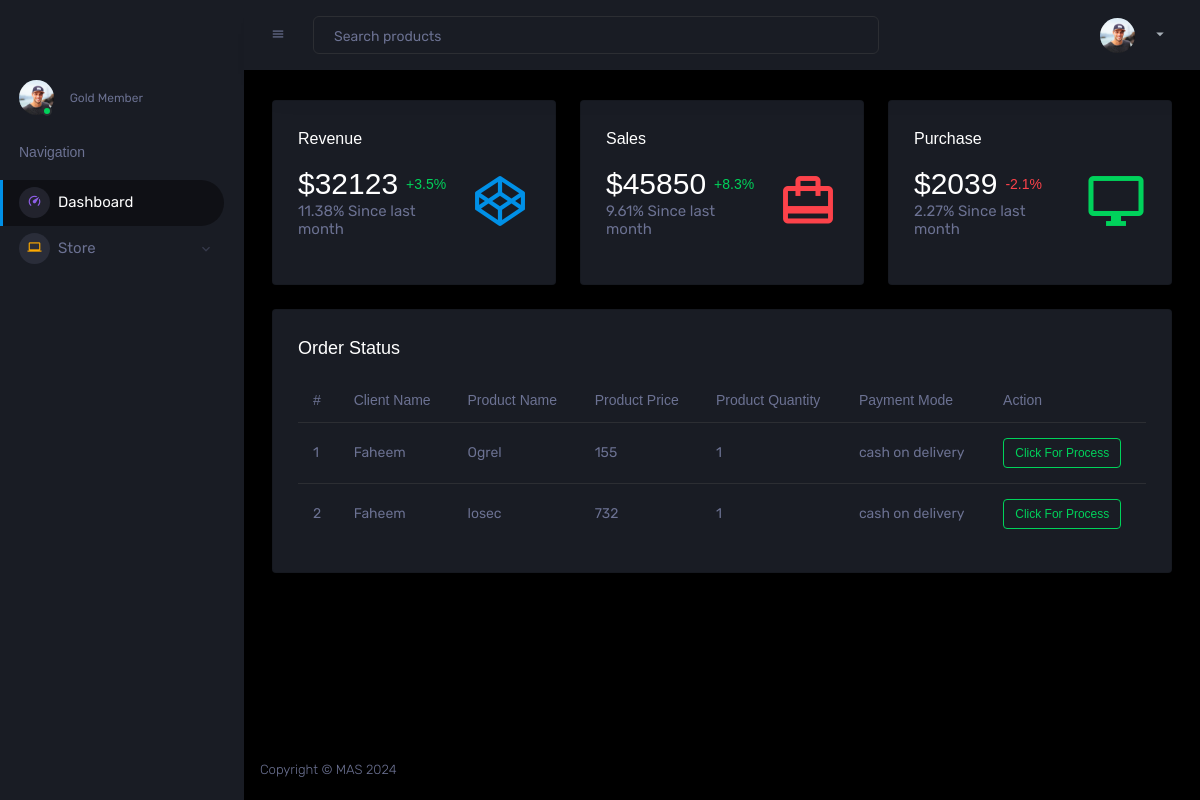
The app's page /AdminPanel/index.php, older data.
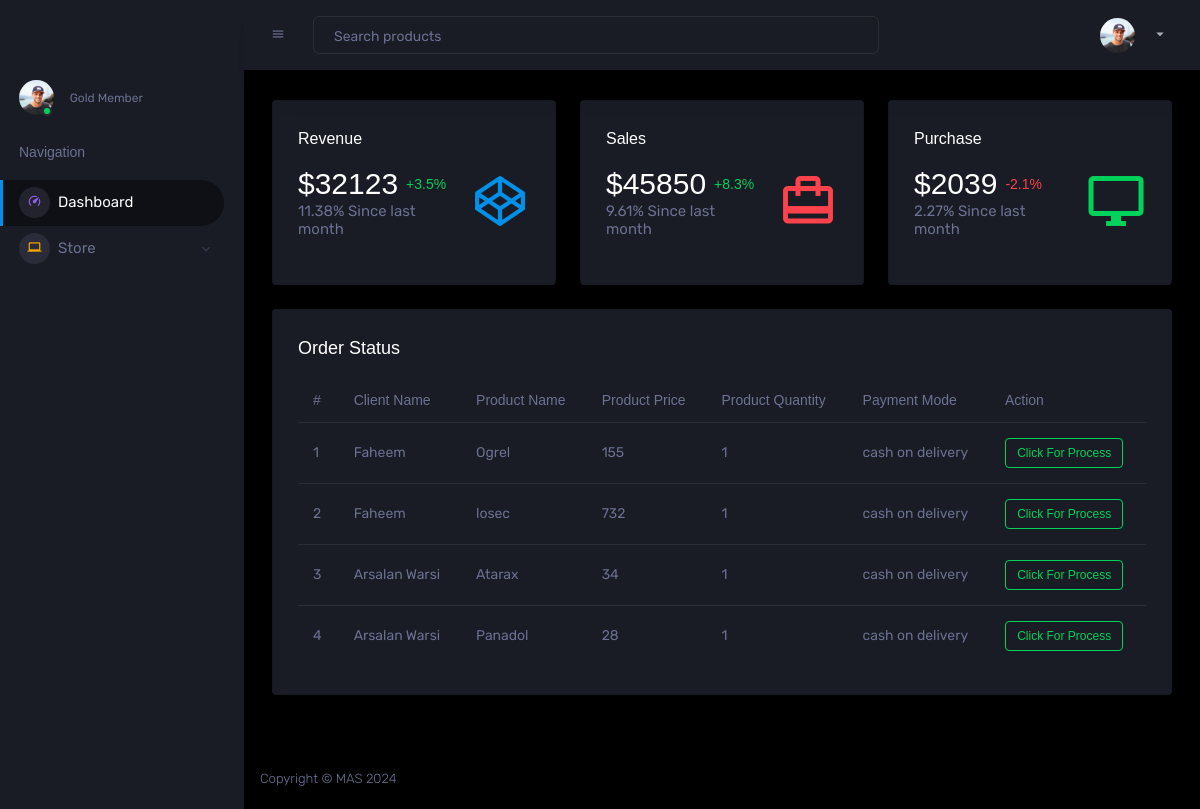
The same page, newer data.
### tables this page shows
CREATE TABLE `orders` (
  `id` int(11) NOT NULL,
  `u_id` int(11) NOT NULL,
  `u_name` varchar(255) NOT NULL,
  `u_country` varchar(255) NOT NULL,
  `u_address` varchar(255) NOT NULL,
  `u_phone` varchar(255) NOT NULL,
  `delivery_status` varchar(255) NOT NULL,
  `p_id` int(11) NOT NULL,
  `p_name` varchar(255) NOT NULL,
  `generic_name` varchar(255) NOT NULL,
  `p_quantity` int(11) NOT NULL,
  `p_price` int(11) NOT NULL,
  `date` timestamp NOT NULL DEFAULT current_timestamp() ON UPDATE current_timestamp(),
  `order_status` varchar(255) NOT NULL DEFAULT 'Pending',
  `p_prescription` varchar(255) NOT NULL
);

### AdminPanel/index.php (the view, shortened to what this page needs)
<!DOCTYPE html>
<html lang="en">
  <head>
    <link rel="stylesheet" href="assets/vendors/mdi/css/materialdesignicons.min.css">
    <link rel="stylesheet" href="assets/vendors/css/vendor.bundle.base.css">
    <link rel="stylesheet" href="assets/vendors/jvectormap/jquery-jvectormap.css">
    <link rel="stylesheet" href="assets/vendors/flag-icon-css/css/flag-icon.min.css">
    <link rel="stylesheet" href="assets/vendors/owl-carousel-2/owl.carousel.min.css">
    <link rel="stylesheet" href="assets/vendors/owl-carousel-2/owl.theme.default.min.css">
    <link rel="stylesheet" href="assets/css/style.css">
  </head>
  <body>
    <div class="container-scroller">
      <?php
      include 'sidebar.php';
  ?>
      <div class="container-fluid page-body-wrapper">
        <?php
          include 'header.php';
        ?>
        <div class="main-panel">
          <div class="content-wrapper">
            <div class="row">
              <div class="col-sm-4 grid-margin">
                <div class="card">
                  <div class="card-body">
                    <h5>Revenue</h5>
                    <div class="row">
                      <div class="col-8 col-sm-12 col-xl-8 my-auto">
                        <div class="d-flex d-sm-block d-md-flex align-items-center">
                          <h2 class="mb-0">$32123</h2>
                          <p class="text-success ml-2 mb-0 font-weight-medium">+3.5%</p>
                        </div>
                        <h6 class="text-muted font-weight-normal">11.38% Since last month</h6>
                      </div>
                      <div class="col-4 col-sm-12 col-xl-4 text-center text-xl-right">
                        <i class="icon-lg mdi mdi-codepen text-primary ml-auto"></i>
                      </div>
                    </div>
                  </div>
                </div>
              </div>
              <div class="col-sm-4 grid-margin">
                <div class="card">
                  <div class="card-body">
                    <h5>Sales</h5>
                    <div class="row">
                      <div class="col-8 col-sm-12 col-xl-8 my-auto">
                        <div class="d-flex d-sm-block d-md-flex align-items-center">
                          <h2 class="mb-0">$45850</h2>
                          <p class="text-success ml-2 mb-0 font-weight-medium">+8.3%</p>
                        </div>
                        <h6 class="text-muted font-weight-normal"> 9.61% Since last month</h6>
                      </div>
                      <div class="col-4 col-sm-12 col-xl-4 text-center text-xl-right">
                        <i class="icon-lg mdi mdi-wallet-travel text-danger ml-auto"></i>
                      </div>
                    </div>
                  </div>
                </div>
              </div>
              <div class="col-sm-4 grid-margin">
                <div class="card">
                  <div class="card-body">
                    <h5>Purchase</h5>
                    <div class="row">
                      <div class="col-8 col-sm-12 col-xl-8 my-auto">
                        <div class="d-flex d-sm-block d-md-flex align-items-center">
                          <h2 class="mb-0">$2039</h2>
                          <p class="text-danger ml-2 mb-0 font-weight-medium">-2.1% </p>
                        </div>
                        <h6 class="text-muted font-weight-normal">2.27% Since last month</h6>
                      </div>
                      <div class="col-4 col-sm-12 col-xl-4 text-center text-xl-right">
                        <i class="icon-lg mdi mdi-monitor text-success ml-auto"></i>
                      </div>
                    </div>
                  </div>
                </div>
              </div>
            </div>
            <div class="row ">
              <div class="col-12 grid-margin">
                <div class="card">
                  <div class="card-body">
                    <h4 class="card-title">Order Status</h4>
                    <div class="table-responsive">
                      <table class="table">
                        <thead>
                          <tr>
                            <th> # </th>
                            <th> Client Name </th>
                            <th> Product Name </th>
                            <th> Product Price </th>
                            <th> Product Quantity</th>
                            <th> Payment Mode </th>
                            <th> Action </th>
                          </tr>
                        </thead>
                        <tbody>
                          <?php
                            include "../config.php";
                            $fetchAllOrders = mysqli_query($db,"SELECT * FROM orders");
                            $sno = 1;
                            foreach($fetchAllOrders as $data){
                              ?>
                          <tr>
                            <td>
                               <?php  echo $sno; $sno++; ?>
                            </td>
                            <td> <?php echo $data['u_name'] ?> </td>
                            <td> <?php echo $data['p_name'] ?></td>
                            <td> <?php echo $data['p_price'] ?></td>
                            <td> <?php echo $data['p_quantity'] ?></td>
                            <td> <?php echo $data['delivery_status'] ?> </td>
                            <td>
                            <a style="cursor:pointer;">
                              <div class="badge badge-outline-success">
                                Click For Process
                              </div>
                              </a>
                            </td>
                          </tr>
                              <?php
                            }
                          ?>
                        </tbody>
                      </table>
                    </div>
                  </div>
                </div>
              </div>
            </div>
          </div>
              <?php
              include "footer.php";
              ?>
  </body>
</html>

### AdminPanel/sidebar.php (shortened to what this page needs)
<nav class="sidebar sidebar-offcanvas" id="sidebar">
        <div class="sidebar-brand-wrapper d-none d-lg-flex align-items-center justify-content-center fixed-top">
        </div>
        <ul class="nav">
          <li class="nav-item profile">
            <div class="profile-desc">
              <div class="profile-pic">
                <div class="count-indicator">
                  <img class="img-xs rounded-circle " src="assets/images/faces/face5.jpg" alt="">
                  <span class="count bg-success"></span>
                </div>
                <div class="profile-name">
                  <span>Gold Member</span>
                </div>
              </div>
            </div>
          </li>
          <li class="nav-item nav-category">
            <span class="nav-link">Navigation</span>
          </li>
          <li class="nav-item menu-items">
            <a class="nav-link" href="index.php">
              <span class="menu-icon">
                <i class="mdi mdi-speedometer"></i>
              </span>
              <span class="menu-title">Dashboard</span>
            </a>
          </li>
          <li class="nav-item menu-items">
            <a class="nav-link" data-toggle="collapse" href="#ui-basic" aria-expanded="false" aria-controls="ui-basic">
              <span class="menu-icon">
                <i class="mdi mdi-laptop"></i>
              </span>
              <span class="menu-title">Store</span>
              <i class="menu-arrow"></i>
            </a>
          </li>
        </ul>
      </nav>

### AdminPanel/header.php (shortened to what this page needs)
<nav class="navbar p-0 fixed-top d-flex flex-row">
          <div class="navbar-menu-wrapper flex-grow d-flex align-items-stretch">
            <button class="navbar-toggler navbar-toggler align-self-center" type="button" data-toggle="minimize">
              <span class="mdi mdi-menu"></span>
            </button>
            <ul class="navbar-nav w-100">
              <li class="nav-item w-100">
                <form class="nav-link mt-2 mt-md-0 d-none d-lg-flex search">
                  <input type="text" class="form-control" placeholder="Search products">
                </form>
              </li>
            </ul>
            <ul class="navbar-nav navbar-nav-right">
              <li class="nav-item dropdown d-none d-lg-block">
                <div class="dropdown-menu dropdown-menu-right navbar-dropdown preview-list" aria-labelledby="createbuttonDropdown">
              <li class="nav-item dropdown">
                <a class="nav-link" id="profileDropdown" href="#" data-toggle="dropdown">
                  <div class="navbar-profile">
                    <img class="img-xs rounded-circle" src="assets/images/faces/face5.jpg" alt="">
                    <i class="mdi mdi-menu-down d-none d-sm-block"></i>
                  </div>
                </a>
              </li>
            </ul>
          </div>
        </nav>

### AdminPanel/footer.php (shortened to what this page needs)
<footer class="footer">
            <div class="d-sm-flex justify-content-center justify-content-sm-between">
              <span class="text-muted d-block text-center text-sm-left d-sm-inline-block">Copyright © MAS 2024</span>
            </div>
          </footer>
        </div>
      </div>
    </div>

Row changes from the older to the newer data that the page shows:
added orders: u_name "Arsalan Warsi", p_name "Atarax", p_price "34", p_quantity "1", delivery_status "cash on delivery"
added orders: u_name "Arsalan Warsi", p_name "Panadol", p_price "28", p_quantity "1", delivery_status "cash on delivery"
